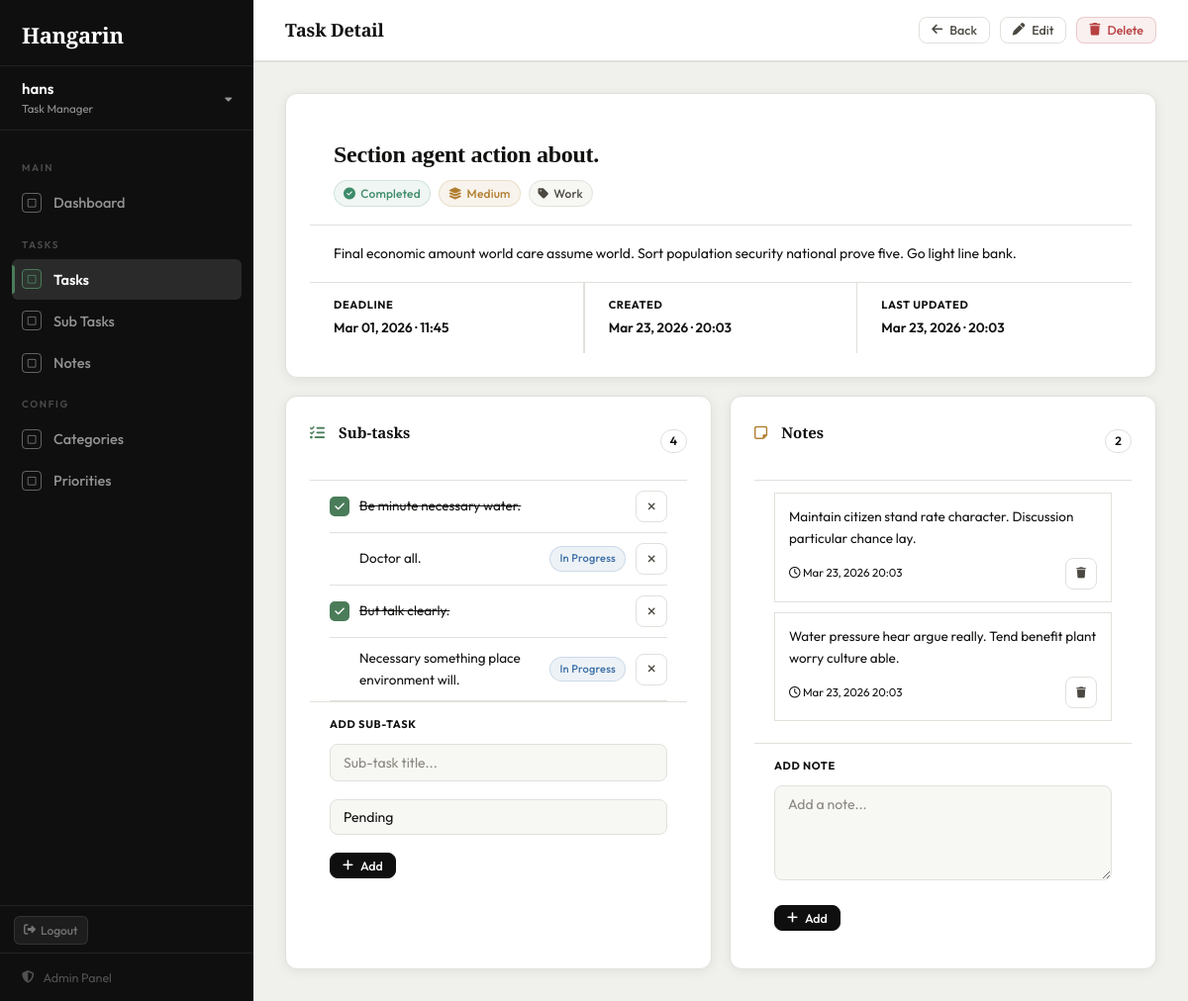
/tasks/5/ (signed in), run on an earlier commit of the app's database.
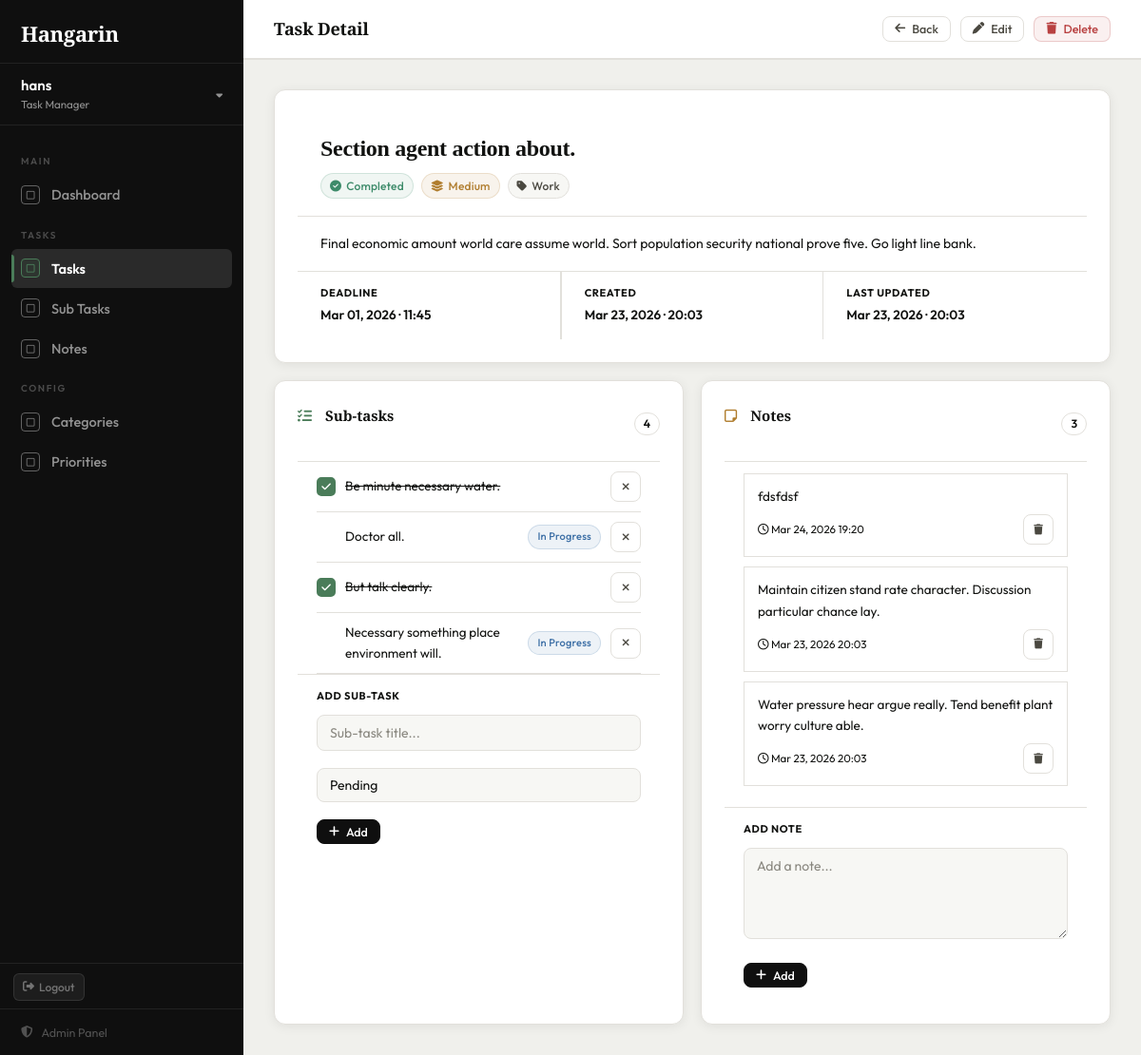
And on a later commit of the database.
### tasks/models.py (models this page shows, shortened)
class BaseModel(models.Model):
    created_at = models.DateTimeField(auto_now_add=True)
    updated_at = models.DateTimeField(auto_now=True)
    class Meta:
        abstract = True

class SubTask(BaseModel):
    STATUS_CHOICES = [
        ("Pending", "Pending"),
        ("In Progress", "In Progress"),
        ("Completed", "Completed"),
    ]
    parent_task = models.ForeignKey(Task, on_delete=models.CASCADE, related_name='subtasks')
    title = models.CharField(max_length=255)
    status = models.CharField(
        max_length=50,
        choices=STATUS_CHOICES,
        default="Pending"
    )
    class Meta:
        verbose_name = "Sub Task"
        verbose_name_plural = "Sub Tasks"

class Note(BaseModel):
    task = models.ForeignKey(Task, on_delete=models.CASCADE, related_name='notes')
    content = models.TextField()
    class Meta:
        verbose_name = "Note"
        verbose_name_plural = "Notes"

### tasks/views.py (the view)
# urls.py: path('tasks/<int:pk>/',                views.task_detail, name='task_detail'),
@login_required
def task_detail(request, pk):
    task = get_object_or_404(Task, pk=pk)
    return render(request, 'tasks/task_detail.html', {
        'task': task,
        'notes': task.notes.order_by('-created_at'),
        'subtasks': task.subtasks.order_by('created_at'),
        'note_form': NoteForm(),
        'subtask_form': SubTaskForm(),
        'page_title': task.title,
    })

### tasks/forms.py
class NoteForm(forms.ModelForm):
    class Meta:
        model = Note
        fields = ['content']
        widgets = {
            'content': forms.Textarea(attrs={'class': 'form-control', 'rows': 3, 'placeholder': 'Add a note...'}),
        }

class SubTaskForm(forms.ModelForm):
    class Meta:
        model = SubTask
        fields = ['title', 'status']
        widgets = {
            'title':  forms.TextInput(attrs={'class': 'form-control', 'placeholder': 'Sub-task title...'}),
            'status': forms.Select(attrs={'class': 'form-control'}),
        }

### tasks/templates/tasks/task_detail.html (shortened to what the changed rows need)
{% extends "tasks/base.html" %}
{% block page_heading %}Task Detail{% endblock %}
{% block content %}
<div class="card" style="margin-bottom:18px;">
    <div style="padding:22px 24px 18px; border-bottom:1px solid var(--border);">
        <h2 style="font-family:'Instrument Serif',serif; font-size:24px; color:var(--text-1); letter-spacing:-.3px; margin-bottom:10px; line-height:1.3;">
            {{ task.title }}
        </h2>
    </div>
</div>
<div style="display:grid; grid-template-columns:1fr 1fr; gap:18px;">
    <div class="card">
        <div style="padding:0 20px;">
            {% if subtasks %}
            {% for st in subtasks %}
            <div style="display:flex; align-items:center; gap:10px; padding:10px 0; border-bottom:1px solid var(--border);">
                <a href="{% url 'subtask_toggle' st.pk %}"
                   style="width:20px; height:20px; border:2px solid {% if st.status == 'Completed' %}var(--accent){% else %}var(--border-2){% endif %}; border-radius:5px; display:flex; align-items:center; justify-content:center; background:{% if st.status == 'Completed' %}var(--accent){% else %}transparent{% endif %}; color:{% if st.status == 'Completed' %}#fff{% else %}transparent{% endif %}; font-size:11px; text-decoration:none; flex-shrink:0; transition:var(--t);">
                    {% if st.status == 'Completed' %}<i class="fa-solid fa-check"></i>{% endif %}
                </a>
                <span style="flex:1; font-size:13.5px; color:var(--text-1); {% if st.status == 'Completed' %}text-decoration:line-through; color:var(--text-3);{% endif %}">{{ st.title }}</span>
                {% if st.status == 'In Progress' %}
                    <span class="badge b-progress" style="font-size:11px;">In Progress</span>
                {% endif %}
                <form method="POST" action="{% url 'subtask_delete' st.pk %}" style="margin:0;">
                    <button type="submit" class="btn btn-ghost btn-sm btn-icon" style="padding:4px 6px;" onclick="return confirm('Delete this sub-task?')">
                        <i class="fa-solid fa-xmark" style="font-size:11px; color:var(--text-3);"></i>
                    </button>
                </form>
            </div>
            {% endfor %}
            {% else %}
            <div style="text-align:center; padding:24px 0; color:var(--text-3);">
                <i class="fa-solid fa-list" style="font-size:22px; opacity:.4; display:block; margin-bottom:8px;"></i>
                <p style="font-size:13px;">No sub-tasks yet.</p>
            </div>
            {% endif %}
        </div>
    </div>
    <div class="card">
        <div class="card-header">
            <span class="card-title"><i class="fa-regular fa-note-sticky" style="color:var(--yellow); margin-right:6px;"></i>Notes</span>
            <span style="font-size:12px; font-weight:600; background:var(--surface-2); border:1px solid var(--border); border-radius:99px; padding:1px 9px; color:var(--text-3);">{{ notes.count }}</span>
        </div>
        <div style="padding:12px 20px;">
            {% if notes %}
            {% for note in notes %}
            <div style="background:var(--surface-2); border:1px solid var(--border); border-radius:var(--r-sm); padding:12px 14px; margin-bottom:10px;">
                <p style="font-size:13.5px; color:var(--text-2); line-height:1.65;">{{ note.content }}</p>
                <div style="display:flex; align-items:center; justify-content:space-between; margin-top:8px;">
                    <span style="font-size:11.5px; color:var(--text-3);">
                        <i class="fa-regular fa-clock"></i> {{ note.created_at|date:"M d, Y H:i" }}
                    </span>
                    <form method="POST" action="{% url 'note_delete' note.pk %}" style="margin:0;">
                        <button type="submit" class="btn btn-ghost btn-sm btn-icon" style="padding:3px 6px;" onclick="return confirm('Delete this note?')">
                            <i class="fa-solid fa-trash" style="font-size:11px; color:var(--text-3);"></i>
                        </button>
                    </form>
                </div>
            </div>
            {% endfor %}
            {% else %}
            <div style="text-align:center; padding:24px 0; color:var(--text-3);">
                <i class="fa-regular fa-note-sticky" style="font-size:22px; opacity:.4; display:block; margin-bottom:8px;"></i>
                <p style="font-size:13px;">No notes yet.</p>
            </div>
            {% endif %}
        </div>
    </div>
</div>
{% endblock %}

What changed in the data, as far as the page shows it:
added Note: content "fdsfdsf", created_at "Mar 24, 2026 19:20"
Also different on the page:
{{ notes.count }}: "2" → "3"
